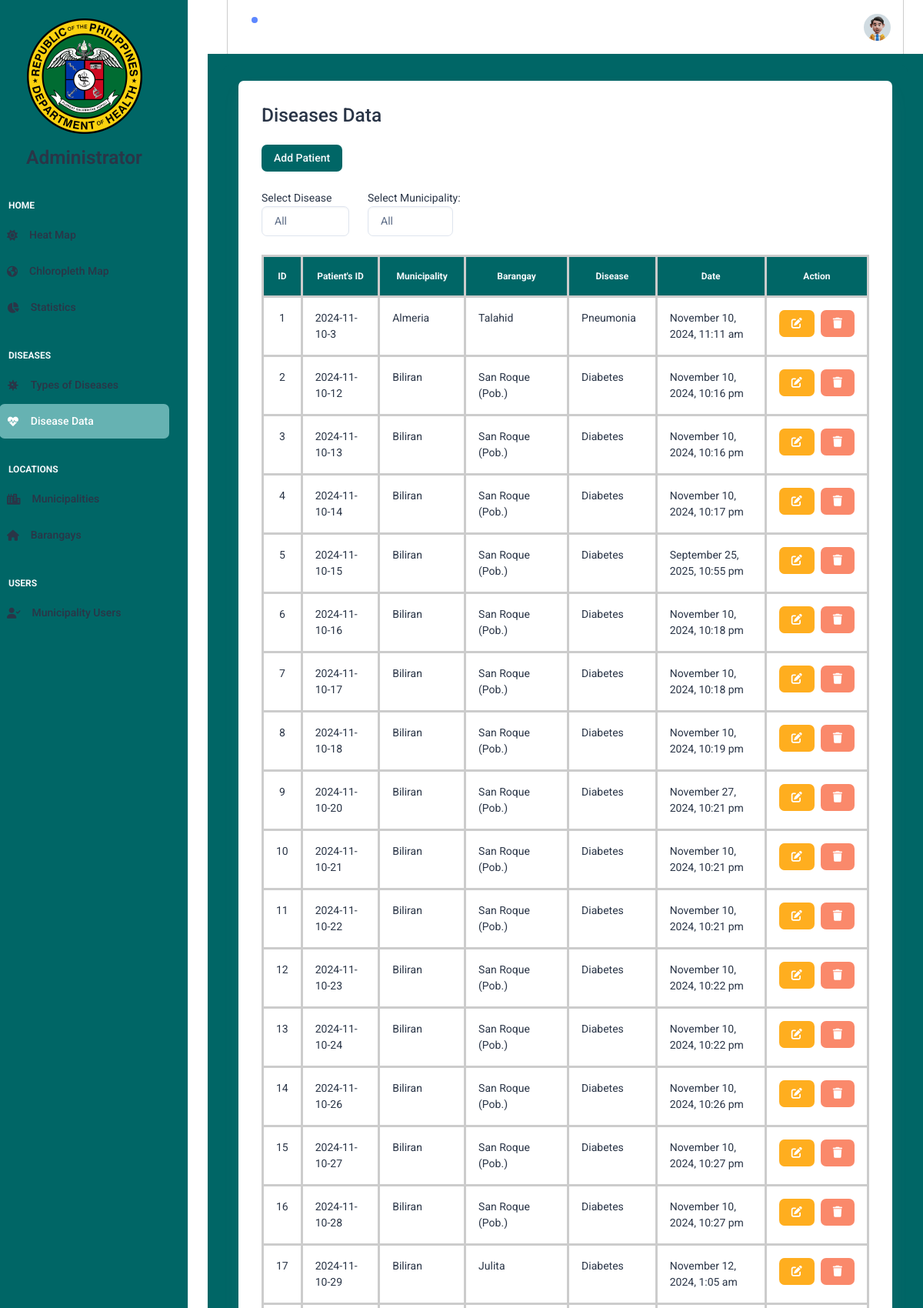
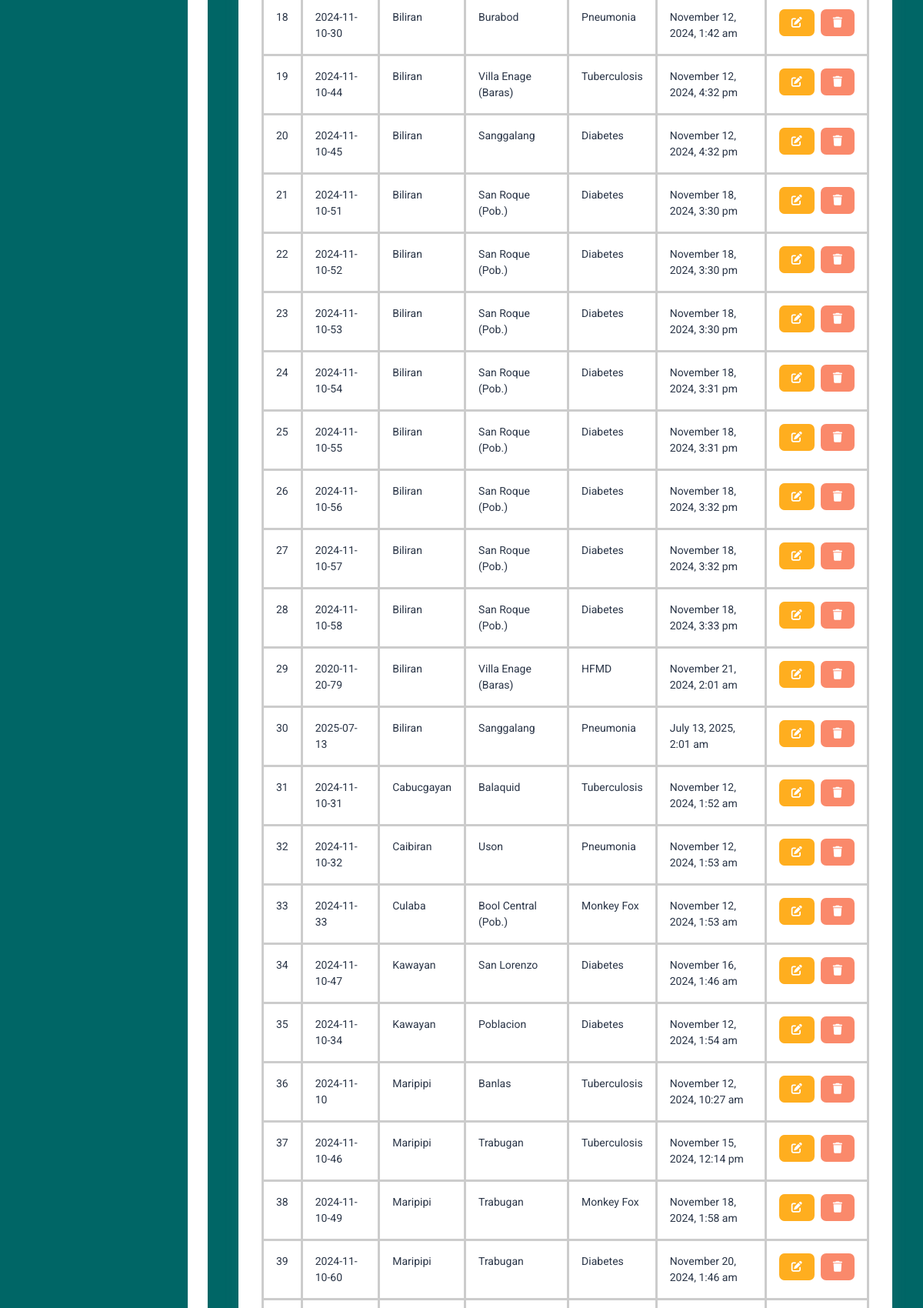
Page /admin/disease_data.php (signed in, upper part) on the committed database (2 pictures, top to bottom).
### tables this page shows
CREATE TABLE `cases` (
  `id` int NOT NULL,
  `patients_id` varchar(100) NOT NULL,
  `municipality_name` varchar(100) NOT NULL,
  `barangay_name` varchar(100) NOT NULL,
  `street` varchar(100) DEFAULT NULL,
  `name_of_disease` varchar(255) NOT NULL,
  `geom` json DEFAULT NULL,
  `created_at` timestamp NULL DEFAULT CURRENT_TIMESTAMP,
  `updated_at` timestamp NULL DEFAULT CURRENT_TIMESTAMP ON UPDATE CURRENT_TIMESTAMP
);

### function.php (called while the page is built, shortened)
<?php
class Functions
{
    private $db;
    public function __construct()
    {
        $this->db = new conn();
    }
    public function getFilteredPatients($disease = '', $municipality = '')
    {
        $sql = "SELECT * FROM cases WHERE 1";
        $params = [];
        $sql .= " ORDER BY municipality_name ASC";
        $stmt = $this->db->conn->prepare($sql);
        $stmt->execute($params);
        $patients = $stmt->fetchAll(PDO::FETCH_ASSOC);
        return $patients;
    }
}
?>

### conn.example.php (called while the page is built)
<?php
class conn{
	private $hostdb = "localhost";
	private $userdb = "root";
	private $passdb = "";
	private $namedb = "health_cases";
	public $conn;
	public function __construct(){
		if (!isset($this->conn)){
			try {
				$link = new PDO("mysql:host=".$this->hostdb.";dbname=".$this->namedb, $this->userdb, $this->passdb);
				$link->setAttribute(PDO::ATTR_ERRMODE, PDO::ERRMODE_EXCEPTION);
				$link->exec("SET CHARACTER SET utf8");
				$this->conn = $link;
			} catch (PDOException $e){
				die("Failed to connect with Database".$e->getMessage());
			}
		}
	}
}
?>

### admin/disease_data.php (the view, shortened to what this page needs)
<?php
include 'header.php';
$disease = isset($_GET['name_of_disease']) ? $_GET['name_of_disease'] : '';
$municipality = isset($_GET['municipality']) ? $_GET['municipality'] : '';
?>
<link rel="stylesheet" href="https://cdnjs.cloudflare.com/ajax/libs/font-awesome/6.0.0-beta3/css/all.min.css">
<link rel="stylesheet" href="https://cdn.datatables.net/2.0.3/css/dataTables.bootstrap5.css">
<link rel="stylesheet" href="../assets/css/tablee.css">
<link rel="stylesheet" href="../assets/css/requestss.css">
<div class="container-fluid">
    <div class="card">
        <div class="card-body">
            <h3 class="mb-4 text-dark">Diseases Data</h3>
            <a class="btn fw-bold mb-4 text-light" role="button" href="add_patient.php" style="background-color: #006666">Add Patient</a>
            <form method="GET" action="">
                <div class="row mb-2">
                    <div class="col-auto">
                        <div class="form-group text-dark mb-3">
                            <label for="name_of_disease" class="mr-2">Select Disease</label>
                            <select name="name_of_disease" id="name_of_disease" onchange="this.form.submit()" class="form-control">
                                <option value="">All</option>
                            </select>
                        </div>
                    </div>
                    <div class="col-auto">
                        <div class="form-group text-dark mb-3">
                            <label for="municipality" class="mr-2">Select Municipality:</label>
                            <select name="municipality" id="municipality" onchange="this.form.submit()" class="form-control w-auto">
                                <option value="">All</option>
                            </select>
                        </div>
                    </div>
                </div>
            </form>
            <div class="col-lg-12 d-flex align-items-stretch text-dark">
                <div class="w-100">
                    <div class="table-responsive">
                        <table class="table table-bordered table-hover" id="table">
                            <thead class="text-dark">
                                <tr>
                                    <th class="border-bottom-0 header text-light">ID</th>
                                    <th class="border-bottom-0 header text-light">Patient's ID</th>
                                    <th class="border-bottom-0 header text-light">Municipality</th>
                                    <th class="border-bottom-0 header text-light">Barangay</th>
                                    <th class="border-bottom-0 header text-light">Disease</th>
                                    <th class="border-bottom-0 header text-light">Date</th>
                                    <th class="border-bottom-0 header text-light">Action</th>
                                </tr>
                            </thead>
                            <tbody class="text-dark">
                                <?php
                                $i = 0;
                                $patients = $function->getFilteredPatients($disease, $municipality);
                                if ($patients) {
                                    foreach ($patients as $patient) :
                                        $i++;
                                        $id = $patient['id'];
                                        $patients_id = $patient['patients_id'];
                                        $municipality_name = $patient['municipality_name'];
                                        $barangay_name = $patient['barangay_name'];
                                        $name_of_disease = $patient['name_of_disease'];
                                        $created_at = $patient['created_at'];
                                ?>
                                        <tr class="text-align-left">
                                            <td class="text-center"><?= $i; ?></td>
                                            <td><?= $patients_id; ?></td>
                                            <td><?= $municipality_name; ?></td>
                                            <td><?= $barangay_name; ?></td>
                                            <td><?= $name_of_disease; ?></td>
                                            <td><?= date('F j, Y, g:i a', strtotime($created_at)); ?></td>
                                            <td>
                                                <div class="d-flex justify-content-center">
                                                    <a class="btn btn-warning me-2" href="update_patient.php?id=<?= $id; ?>" title="Edit Disease">
                                                        <i class="fa fa-edit"></i>
                                                    </a>
                                                    <form action='../navigate.php' method='post' style='display: inline;'>
                                                        <button class='btn btn-danger' name='btn-delete-patient' type='submit' onclick="return confirm('Are you sure you want to delete this disease?');" title='Delete Request'>
                                                            <i class='fa fa-trash'></i>
                                                        </button>
                                                    </form>
                                                </div>
                                            </td>
                                        </tr>
                                <?php
                                    endforeach;
                                } else {
                                    echo "<tr><td colspan='7' class='text-center text-dark'>No diseases found</td></tr>";
                                }
                                ?>
                            </tbody>
                        </table>
                    </div>
                </div>
            </div>
        </div>
    </div>
</div>
</body>
</html>

### assets/css/external.css (style rules this page uses)
body { background-color: #fff; }
.btn { border: none !important; justify-content: start !important; }

### assets/css/headerr.css (style rules this page uses)
.body-wrapper .container-fluid { background-color: #006666; color: #ecf0f1; padding: 20px; border-radius: 8px; }

### assets/css/tablee.css (style rules this page uses)
body { font-family: "Roboto", sans-serif; }
.table thead { background-color: #006666; color: #000 !important; }
.table-bordered { border: 1px solid #CCCCCC; }
.table-bordered td, .table-bordered th { border: 3px solid #CCCCCC; }

### assets/css/requestss.css (style rules this page uses)
.header { font-weight: bold !important; font-size: 12px !important; text-align: center !important; }

### admin/header.php (style rules this page uses)
body { font-family: 'Roboto', sans-serif; }

### rows in the picture
cases: patients "2024-11-10-3", municipality_name "Almeria", barangay_name "Talahid", name_of_disease "Pneumonia", created_at "November 10, 2024, 11:11 am"
cases: patients "2024-11-10-12", municipality_name "Biliran", barangay_name "San Roque (Pob.)", name_of_disease "Diabetes", created_at "November 10, 2024, 10:16 pm"
cases: patients "2024-11-10-13", municipality_name "Biliran", barangay_name "San Roque (Pob.)", name_of_disease "Diabetes", created_at "November 10, 2024, 10:16 pm"
cases: patients "2024-11-10-14", municipality_name "Biliran", barangay_name "San Roque (Pob.)", name_of_disease "Diabetes", created_at "November 10, 2024, 10:17 pm"
cases: patients "2024-11-10-15", municipality_name "Biliran", barangay_name "San Roque (Pob.)", name_of_disease "Diabetes", created_at "September 25, 2025, 10:55 pm"
cases: patients "2024-11-10-16", municipality_name "Biliran", barangay_name "San Roque (Pob.)", name_of_disease "Diabetes", created_at "November 10, 2024, 10:18 pm"
cases: patients "2024-11-10-17", municipality_name "Biliran", barangay_name "San Roque (Pob.)", name_of_disease "Diabetes", created_at "November 10, 2024, 10:18 pm"
cases: patients "2024-11-10-18", municipality_name "Biliran", barangay_name "San Roque (Pob.)", name_of_disease "Diabetes", created_at "November 10, 2024, 10:19 pm"
cases: patients "2024-11-10-20", municipality_name "Biliran", barangay_name "San Roque (Pob.)", name_of_disease "Diabetes", created_at "November 27, 2024, 10:21 pm"
cases: patients "2024-11-10-21", municipality_name "Biliran", barangay_name "San Roque (Pob.)", name_of_disease "Diabetes", created_at "November 10, 2024, 10:21 pm"
cases: patients "2024-11-10-22", municipality_name "Biliran", barangay_name "San Roque (Pob.)", name_of_disease "Diabetes", created_at "November 10, 2024, 10:21 pm"
cases: patients "2024-11-10-23", municipality_name "Biliran", barangay_name "San Roque (Pob.)", name_of_disease "Diabetes", created_at "November 10, 2024, 10:22 pm"
cases: patients "2024-11-10-24", municipality_name "Biliran", barangay_name "San Roque (Pob.)", name_of_disease "Diabetes", created_at "November 10, 2024, 10:22 pm"
cases: patients "2024-11-10-26", municipality_name "Biliran", barangay_name "San Roque (Pob.)", name_of_disease "Diabetes", created_at "November 10, 2024, 10:26 pm"
cases: patients "2024-11-10-27", municipality_name "Biliran", barangay_name "San Roque (Pob.)", name_of_disease "Diabetes", created_at "November 10, 2024, 10:27 pm"
cases: patients "2024-11-10-28", municipality_name "Biliran", barangay_name "San Roque (Pob.)", name_of_disease "Diabetes", created_at "November 10, 2024, 10:27 pm"
cases: patients "2024-11-10-29", municipality_name "Biliran", barangay_name "Julita", name_of_disease "Diabetes", created_at "November 12, 2024, 1:05 am"
cases: patients "2024-11-10-30", municipality_name "Biliran", barangay_name "Burabod", name_of_disease "Pneumonia", created_at "November 12, 2024, 1:42 am"
cases: patients "2024-11-10-44", municipality_name "Biliran", barangay_name "Villa Enage (Baras)", name_of_disease "Tuberculosis", created_at "November 12, 2024, 4:32 pm"
cases: patients "2024-11-10-45", municipality_name "Biliran", barangay_name "Sanggalang", name_of_disease "Diabetes", created_at "November 12, 2024, 4:32 pm"
cases: patients "2024-11-10-51", municipality_name "Biliran", barangay_name "San Roque (Pob.)", name_of_disease "Diabetes", created_at "November 18, 2024, 3:30 pm"
cases: patients "2024-11-10-52", municipality_name "Biliran", barangay_name "San Roque (Pob.)", name_of_disease "Diabetes", created_at "November 18, 2024, 3:30 pm"
cases: patients "2024-11-10-53", municipality_name "Biliran", barangay_name "San Roque (Pob.)", name_of_disease "Diabetes", created_at "November 18, 2024, 3:30 pm"
cases: patients "2024-11-10-54", municipality_name "Biliran", barangay_name "San Roque (Pob.)", name_of_disease "Diabetes", created_at "November 18, 2024, 3:31 pm"
cases: patients "2024-11-10-55", municipality_name "Biliran", barangay_name "San Roque (Pob.)", name_of_disease "Diabetes", created_at "November 18, 2024, 3:31 pm"
cases: patients "2024-11-10-56", municipality_name "Biliran", barangay_name "San Roque (Pob.)", name_of_disease "Diabetes", created_at "November 18, 2024, 3:32 pm"
cases: patients "2024-11-10-57", municipality_name "Biliran", barangay_name "San Roque (Pob.)", name_of_disease "Diabetes", created_at "November 18, 2024, 3:32 pm"
cases: patients "2024-11-10-58", municipality_name "Biliran", barangay_name "San Roque (Pob.)", name_of_disease "Diabetes", created_at "November 18, 2024, 3:33 pm"
cases: patients "2020-11-20-79", municipality_name "Biliran", barangay_name "Villa Enage (Baras)", name_of_disease "HFMD", created_at "November 21, 2024, 2:01 am"
cases: patients "2025-07-13", municipality_name "Biliran", barangay_name "Sanggalang", name_of_disease "Pneumonia", created_at "July 13, 2025, 2:01 am"
cases: patients "2024-11-10-31", municipality_name "Cabucgayan", barangay_name "Balaquid", name_of_disease "Tuberculosis", created_at "November 12, 2024, 1:52 am"
cases: patients "2024-11-10-32", municipality_name "Caibiran", barangay_name "Uson", name_of_disease "Pneumonia", created_at "November 12, 2024, 1:53 am"
cases: patients "2024-11-33", municipality_name "Culaba", barangay_name "Bool Central (Pob.)", name_of_disease "Monkey Fox", created_at "November 12, 2024, 1:53 am"
cases: patients "2024-11-10-47", municipality_name "Kawayan", barangay_name "San Lorenzo", name_of_disease "Diabetes", created_at "November 16, 2024, 1:46 am"
cases: patients "2024-11-10-34", municipality_name "Kawayan", barangay_name "Poblacion", name_of_disease "Diabetes", created_at "November 12, 2024, 1:54 am"
cases: patients "2024-11-10", municipality_name "Maripipi", barangay_name "Banlas", name_of_disease "Tuberculosis", created_at "November 12, 2024, 10:27 am"
cases: patients "2024-11-10-46", municipality_name "Maripipi", barangay_name "Trabugan", name_of_disease "Tuberculosis", created_at "November 15, 2024, 12:14 pm"
cases: patients "2024-11-10-49", municipality_name "Maripipi", barangay_name "Trabugan", name_of_disease "Monkey Fox", created_at "November 18, 2024, 1:58 am"
cases: patients "2024-11-10-60", municipality_name "Maripipi", barangay_name "Trabugan", name_of_disease "Diabetes", created_at "November 20, 2024, 1:46 am"
